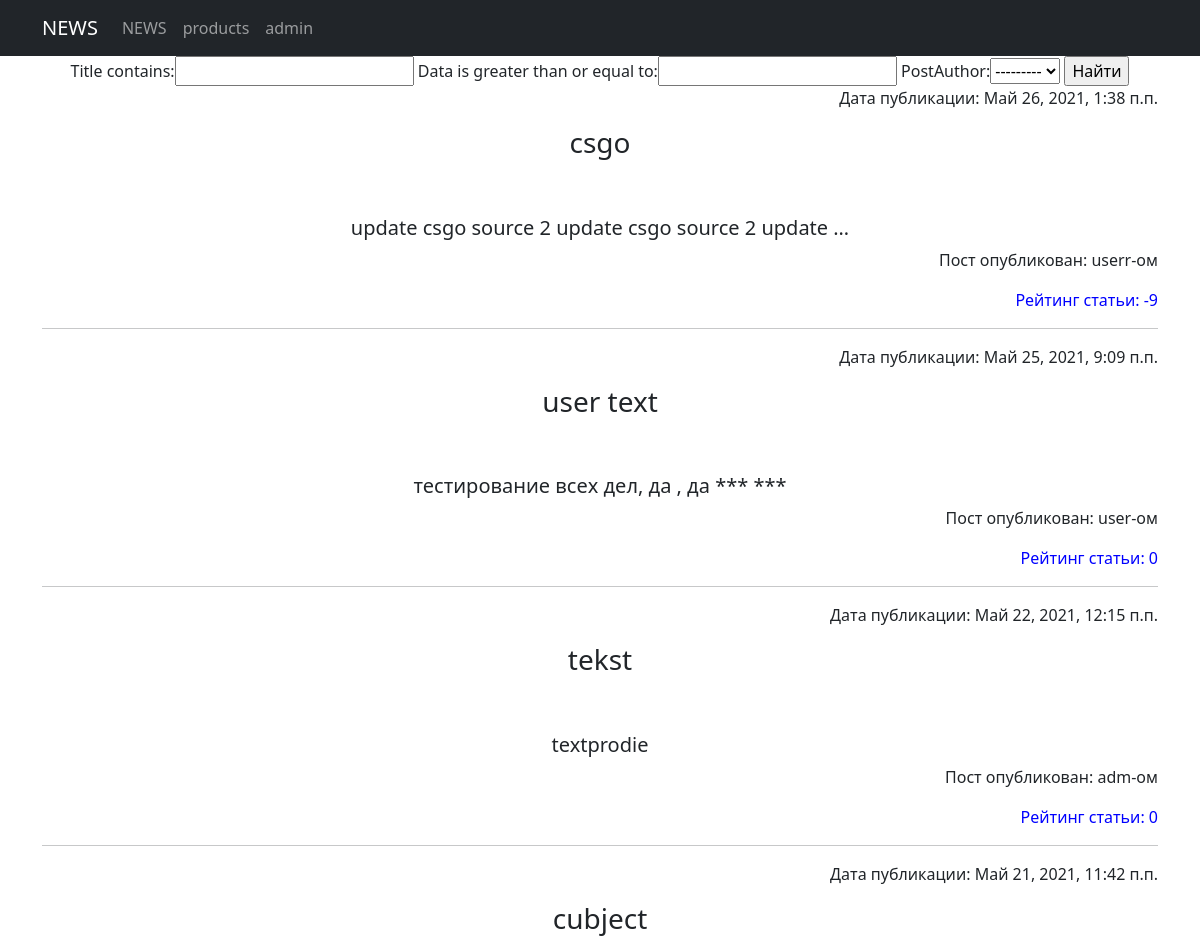
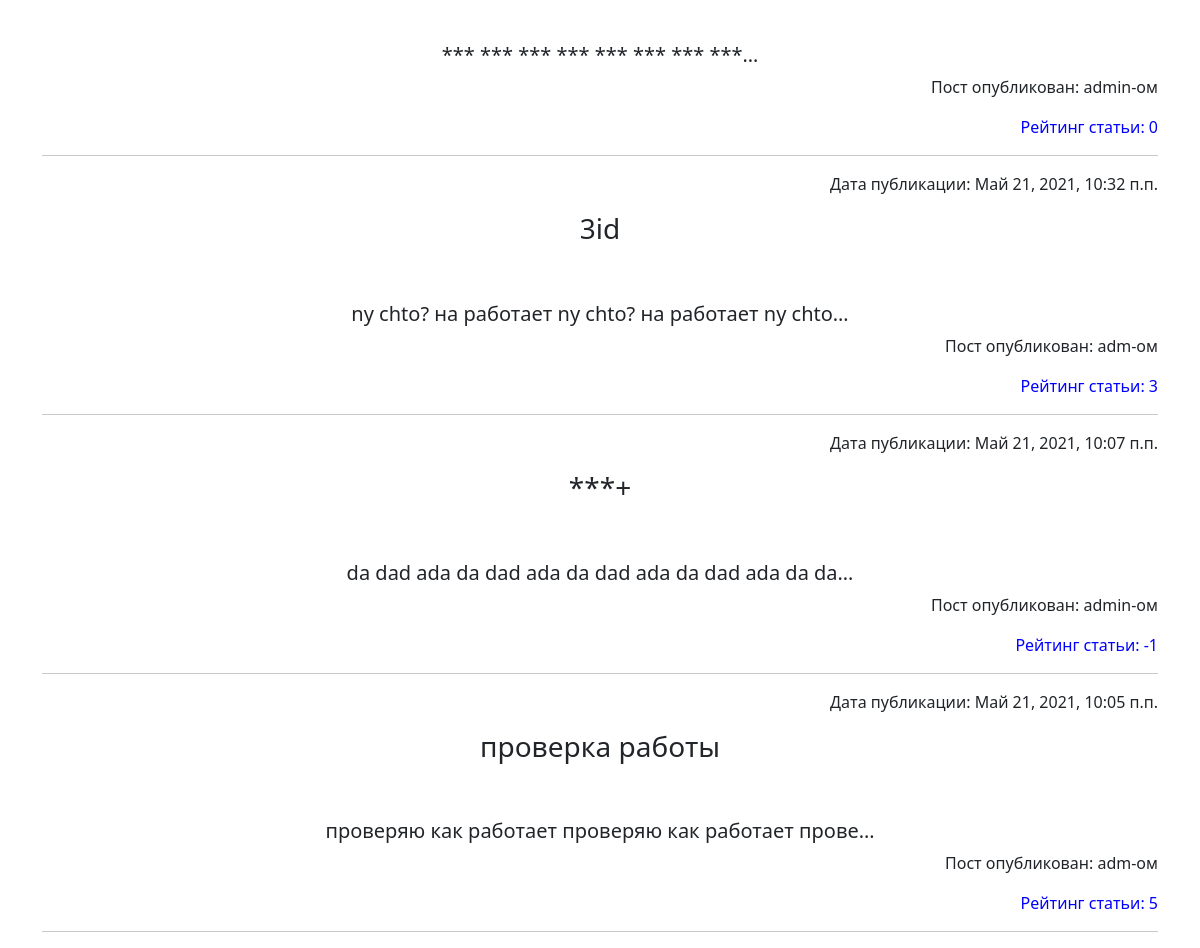
Before: /news/search with the older database file (2 pictures, top to bottom).
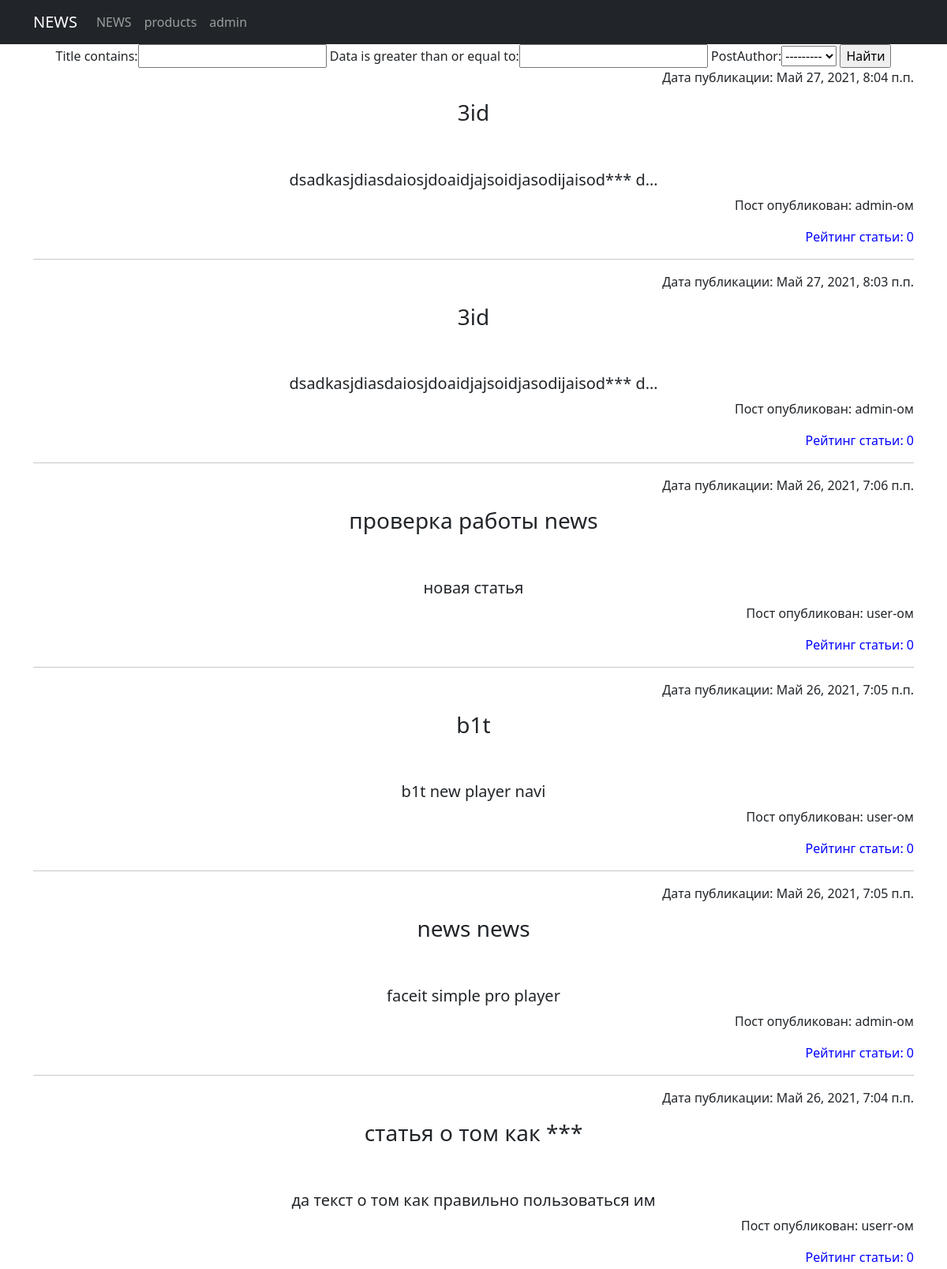
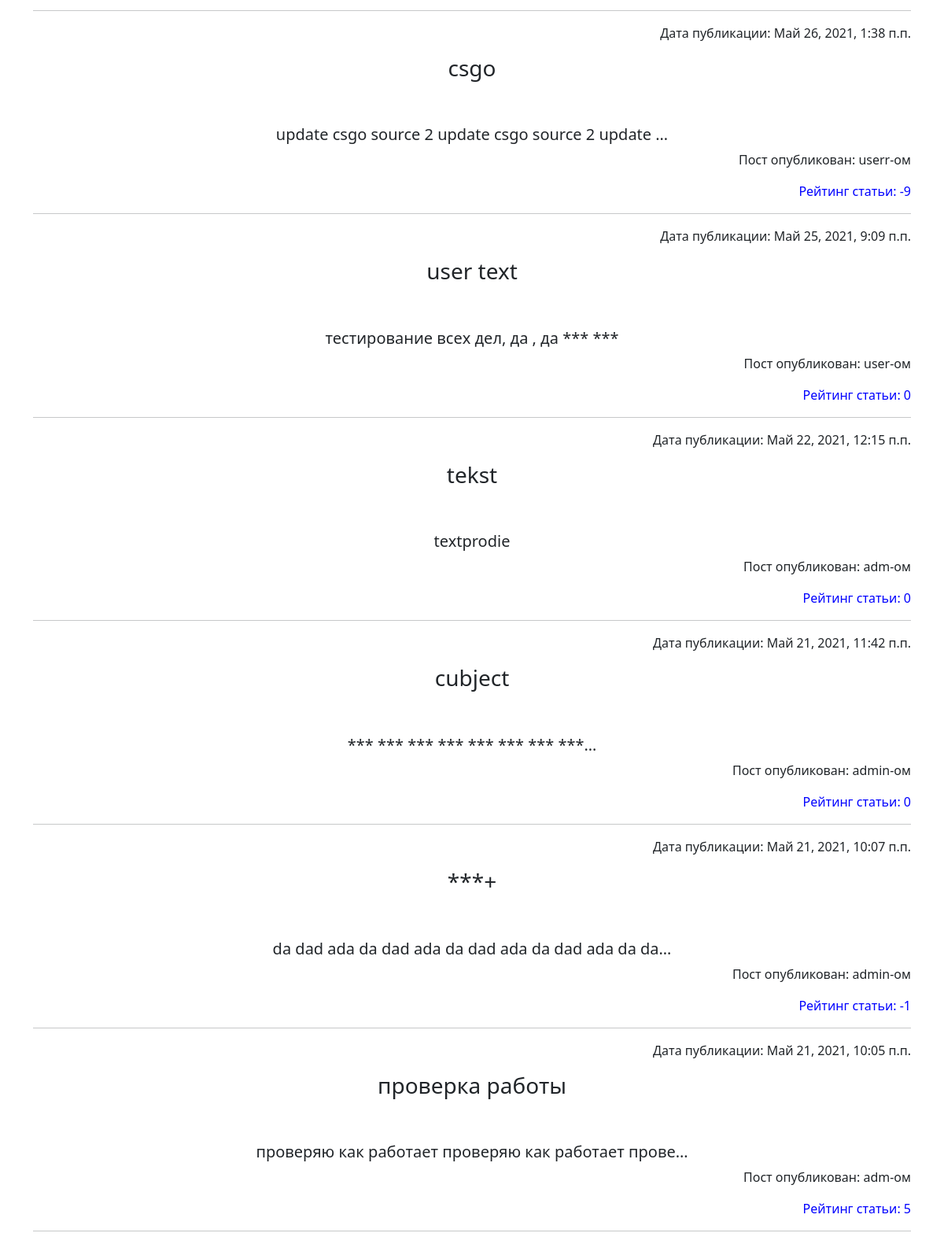
After: the same page with the newer database file (2 pictures, top to bottom).
### news/models.py (models this page shows, shortened)
class Post(models.Model):
    PostAuthor = models.ForeignKey(Author, on_delete=models.CASCADE)
    PostNews = 'PN'
    PostArticle = 'PA'
    POSITIONS = [
        (PostArticle, 'Статья'),
        (PostNews, 'Новость'),
    ]
    title = models.CharField(max_length=50)
    positions = models.CharField(max_length=2, choices=POSITIONS, default=PostArticle)
    data = models.DateTimeField(auto_now_add=True)
    postCategory = models.ManyToManyField(Category, through='PostCategory')
    previewName = models.CharField(max_length=128)
    text = models.TextField()
    rating = models.SmallIntegerField(default=0)
    class Meta:
        verbose_name = 'Пост'
        verbose_name_plural = 'Посты'

class Author(models.Model):
    authorUser = models.OneToOneField(User, on_delete=models.CASCADE)
    authorRaitng = models.SmallIntegerField(default=0)
    def __str__(self):
        return str(self.authorUser)
    class Meta:
        verbose_name = 'Автор'
        verbose_name_plural = 'Авторы'

### news/views.py (the view)
# urls.py: path('search', newSearch.as_view(), name='news_search'),
class newSearch(ListView):
    model = Post
    template_name = 'new_search.html'
    context_object_name = 'newsearch'
    ordering = '-data'
    def get_context_data(self, **kwargs):
        context = super().get_context_data(**kwargs)
        context['filter'] = newsFilter(self.request.GET, queryset=self.get_queryset())
        return context

### news/templatetags/custom_filters.py (called while the page is built)
@register.filter(name='censor_filter')
def censor_filter(value):
    for i in bad_words:
        value = value.lower()
        value = value.replace(i, '***')
    return value

### templates/new_search.html (shortened to what this page needs)
<!DOCTYPE html>
<html lang="en">
<head> {% extends 'flatpages/default.html' %} {% load custom_filters %}
{%block content%}
    <form method="GET">
    {{ filter.form }}
    <input type="submit" value="Найти">
    </form>
    {% for new in filter.qs %}
    <p style="text-align: right;">Дата публикации: {{new.data}}</p>
    <h3>{{new.title|censor_filter}}</h3>
    <br>
    <br>
    <h5>{{new.text|truncatechars:50|censor_filter}}</h5>
    <p style="text-align: right;">Пост опубликован: {{new.PostAuthor}}-ом</p>
    <p style="text-align: right;"><span style="text-align: right; color: #0000ff;">Рейтинг статьи: {{new.rating}}</span></p>
    <hr>
    {% endfor %}
{%endblock content%}

### templates/flatpages/default.html (shortened to what this page needs)
{% load static %}
<html lang="en">
<head>
  <link href="{% static 'css/styles.css' %}" rel="stylesheet">
</head>
<body>
  <nav class="navbar navbar-expand-lg navbar-dark bg-dark static-top">
    <div class="container">
      <a class="navbar-brand" href="/news/">NEWS</a>
      <div class="collapse navbar-collapse" id="navbarResponsive">
        <ul class="navbar-nav ml-auto">
          <li class="nav-item">
            <a class="nav-link" href="/news/">NEWS</a>
          </li>
          <li class="nav-item">
            <a class="nav-link" href="/products/">products</a>
          </li>
          <li class="nav-item">
            <a class="nav-link" href="/admin/">admin</a>
          </li>
        </ul>
      </div>
    </div>
  </nav>
  <div class="container">
    <div class="row">
      <div class="col-lg-12 text-center">
       {% block content %}
       {% endblock content %}
      </div>
    </div>
  </div>
</body>
</html>

Changed rows visible on the page:
removed Post: data "Май 21, 2021, 10:32 п.п.", title|censor_filter "3id", text|censor_filter "ny chto? на работает ny chto? на работает ny chto…", PostAuthor "adm", rating "3"
added Post: data "Май 27, 2021, 8:04 п.п.", title|censor_filter "3id", text|censor_filter "dsadkasjdiasdaiosjdoaidjajsoidjasodijaisod*** d…", PostAuthor "admin", rating "0"
added Post: data "Май 27, 2021, 8:03 п.п.", title|censor_filter "3id", text|censor_filter "dsadkasjdiasdaiosjdoaidjajsoidjasodijaisod*** d…", PostAuthor "admin", rating "0"
added Post: data "Май 26, 2021, 7:06 п.п.", title|censor_filter "проверка работы news", text|censor_filter "новая статья", PostAuthor "user", rating "0"
added Post: data "Май 26, 2021, 7:05 п.п.", title|censor_filter "b1t", text|censor_filter "b1t new player navi", PostAuthor "user", rating "0"
added Post: data "Май 26, 2021, 7:05 п.п.", title|censor_filter "news news", text|censor_filter "faceit simple pro player", PostAuthor "admin", rating "0"
added Post: data "Май 26, 2021, 7:04 п.п.", title|censor_filter "статья о том как ***", text|censor_filter "да текст о том как правильно пользоваться им", PostAuthor "userr", rating "0"
